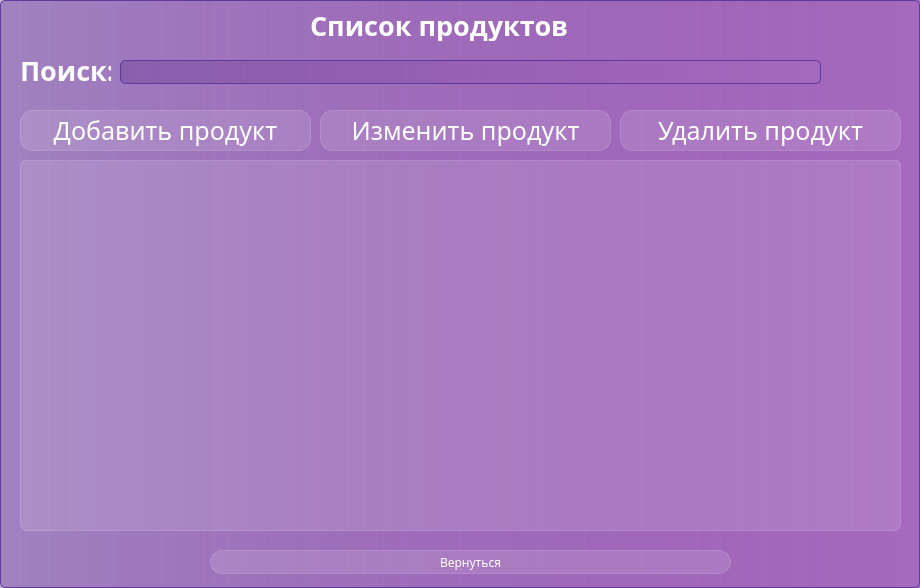
<?xml version="1.0" encoding="UTF-8"?>
<ui version="4.0">
 <class>ProductsWindow_Manager</class>
 <widget class="QWidget" name="ProductsWindow_Manager">
  <property name="geometry">
   <rect>
    <x>0</x>
    <y>0</y>
    <width>920</width>
    <height>588</height>
   </rect>
  </property>
  <property name="minimumSize">
   <size>
    <width>920</width>
    <height>588</height>
   </size>
  </property>
  <property name="maximumSize">
   <size>
    <width>920</width>
    <height>588</height>
   </size>
  </property>
  <property name="windowTitle">
   <string>Dialog</string>
  </property>
  <property name="styleSheet">
   <string notr="true">background-color:  qlineargradient( spread:pad,  x1:0, y1:0, x2:1, y2:0,  stop:0 rgba(105, 57, 153, 100),  stop:1 rgba(165, 105, 189, 255));  border: 1px solid #5D3B9B;  border-radius: 5px;
font-family: Everlasting;</string>
  </property>
  <widget class="QLabel" name="label_5">
   <property name="geometry">
    <rect>
     <x>310</x>
     <y>10</y>
     <width>271</width>
     <height>31</height>
    </rect>
   </property>
   <property name="styleSheet">
    <string notr="true">color: white;
font-weight: bold;
border: none;
font-size: 20pt;
background-color: none;</string>
   </property>
   <property name="text">
    <string>Список продуктов</string>
   </property>
  </widget>
  <widget class="QPushButton" name="DeleteProduct_button_Clicked">
   <property name="geometry">
    <rect>
     <x>620</x>
     <y>110</y>
     <width>281</width>
     <height>41</height>
    </rect>
   </property>
   <property name="styleSheet">
    <string notr="true">QPushButton {
color: white;
background-color: rgba(255,255,255,30);
border: 1px solid rgba(255,255,255,40);
border-radius: 12px;
width: 230px;
height: 50px;
font-size: 19pt;
} 
QPushButton:hover{
background-color: rgba(255,255,255,40);
}

QPushButton:pressed{
background-color: rgba(255,255,255,70);
}</string>
   </property>
   <property name="text">
    <string>Удалить продукт</string>
   </property>
  </widget>
  <widget class="QPushButton" name="Return_button_Clicked">
   <property name="geometry">
    <rect>
     <x>210</x>
     <y>550</y>
     <width>521</width>
     <height>24</height>
    </rect>
   </property>
   <property name="styleSheet">
    <string notr="true">QPushButton {
color: white;
background-color: rgba(255,255,255,30);
border: 1px solid rgba(255,255,255,40);
border-radius: 12px;
} 
QPushButton:hover{
background-color: rgba(255,255,255,40);
}

QPushButton:pressed{
background-color: rgba(255,255,255,70);
}</string>
   </property>
   <property name="text">
    <string>Вернуться</string>
   </property>
  </widget>
  <widget class="QLineEdit" name="Search">
   <property name="geometry">
    <rect>
     <x>120</x>
     <y>60</y>
     <width>701</width>
     <height>24</height>
    </rect>
   </property>
   <property name="styleSheet">
    <string notr="true">color:white;
padding-left: 10px;</string>
   </property>
  </widget>
  <widget class="QTableView" name="tableView">
   <property name="geometry">
    <rect>
     <x>20</x>
     <y>160</y>
     <width>881</width>
     <height>371</height>
    </rect>
   </property>
   <property name="styleSheet">
    <string notr="true">QTableView {
  background-color: rgba(255, 255, 255, 30);
	border: 1px solid rgba(255, 255, 255, 40);
	border-bottom-right-radius: 7px;
	border-bottom-left-radius: 7px;
}

QTableView::item {
	border: none;
	color: white;
	background-color: rgba(255, 255, 255, 10);
}

QTableView::item:selected {
    background-color: rgba(255, 255, 255, 40); /* Цвет фона для выделенных элементов */
	color: white;
}

QTableView::item:hover {
    background-color: rgba(255,255,255,40); /* Цвет фона при наведении курсора */
}

QHeaderView::section {
	background-color: rgba(255, 255, 255, 60);
	color: white;
	border: none;
	font-size: 14pt;
}
</string>
   </property>
  </widget>
  <widget class="QLabel" name="label_6">
   <property name="geometry">
    <rect>
     <x>20</x>
     <y>60</y>
     <width>91</width>
     <height>21</height>
    </rect>
   </property>
   <property name="styleSheet">
    <string notr="true">color: white;
font-weight: bold;
border: none;
font-size: 20pt;
background-color: none;</string>
   </property>
   <property name="text">
    <string>Поиск:</string>
   </property>
  </widget>
  <widget class="QPushButton" name="ChangeProduct_button_Clicked">
   <property name="geometry">
    <rect>
     <x>320</x>
     <y>110</y>
     <width>291</width>
     <height>41</height>
    </rect>
   </property>
   <property name="styleSheet">
    <string notr="true">QPushButton {
color: white;
background-color: rgba(255,255,255,30);
border: 1px solid rgba(255,255,255,40);
border-radius: 12px;
width: 230px;
height: 50px;
font-size: 19pt;
} 
QPushButton:hover{
background-color: rgba(255,255,255,40);
}

QPushButton:pressed{
background-color: rgba(255,255,255,70);
}</string>
   </property>
   <property name="text">
    <string>Изменить продукт</string>
   </property>
  </widget>
  <widget class="QPushButton" name="AddProduct_button_Clicked">
   <property name="geometry">
    <rect>
     <x>20</x>
     <y>110</y>
     <width>291</width>
     <height>41</height>
    </rect>
   </property>
   <property name="styleSheet">
    <string notr="true">QPushButton {
color: white;
background-color: rgba(255,255,255,30);
border: 1px solid rgba(255,255,255,40);
border-radius: 12px;
width: 230px;
height: 50px;
font-size: 19pt;
} 
QPushButton:hover{
background-color: rgba(255,255,255,40);
}

QPushButton:pressed{
background-color: rgba(255,255,255,70);
}</string>
   </property>
   <property name="text">
    <string>Добавить продукт</string>
   </property>
  </widget>
 </widget>
 <resources/>
 <connections/>
</ui>
